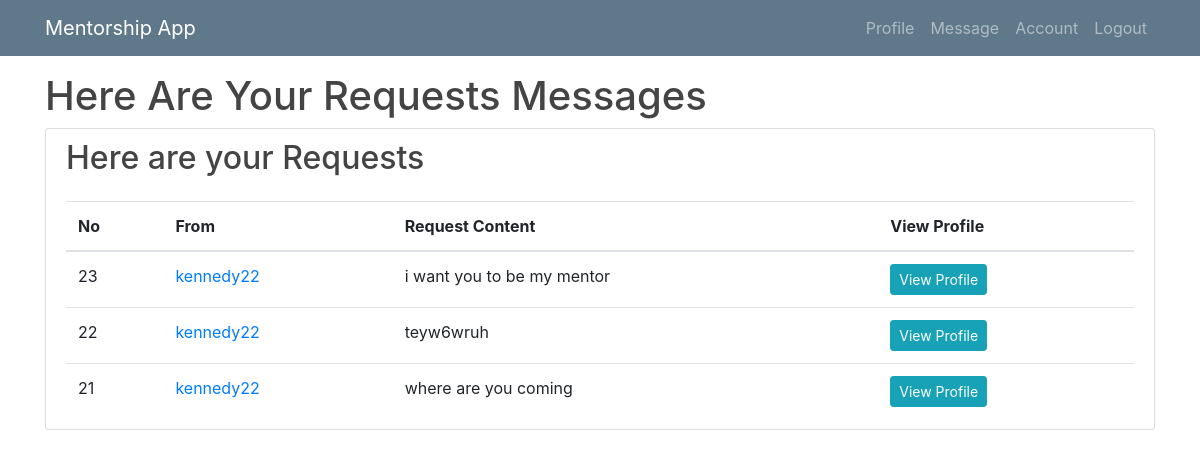
Page /inbox-message1/ (signed in) on the earlier database version.
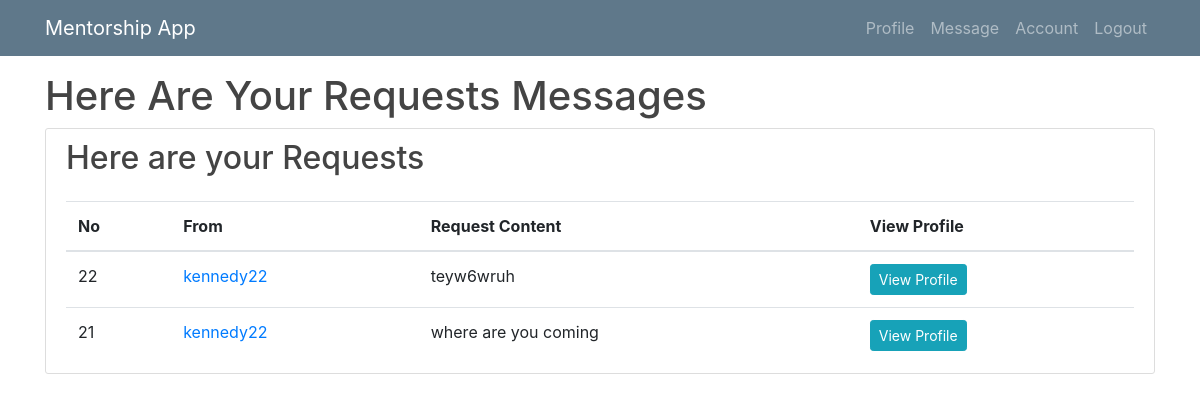
Same page on the later database version.
### mentee/models.py (models this page shows, shortened)
class Msg(models.Model):
    sender = models.ForeignKey(User, related_name="sender", on_delete=models.CASCADE, null=True)
    receipient = models.ForeignKey(User, related_name="receipient", on_delete=models.CASCADE)
    msg_content = models.TextField(max_length=100)
    sent_at = models.DateTimeField(null=True, blank=True)
    comment = models.TextField(blank=True, null=True)
    comment_at = models.DateTimeField(blank=True, null=True)
    is_approved = models.BooleanField(default=False, verbose_name="Approve?")
    date_approved = models.DateTimeField(blank=True, null=True)
    class Meta:
        ordering = ['-sent_at']

class User(AbstractUser):
    is_mentee = models.BooleanField(default=False)
    is_mentor = models.BooleanField(default=False)

### mentee/views/mentor.py (the view)
# urls.py: path('inbox-message1/', mentor.InboxView.as_view(), name='inbox2'),
class InboxView(LoginRequiredMixin, UserPassesTestMixin, ListView):
    def test_func(self):
        return self.request.user.is_mentor
    model = Msg
    context_object_name = 'inbox'
    template_name = 'mentor/inbox1.html'
    def get_queryset(self):
        return self.model.objects.filter(receipient=self.request.user).filter(is_approved=False)

### mentee/templates/mentor/inbox1.html
{% extends 'mentor/base1.html' %}
{% block content %}
<br><br><br>
<h1>Here Are Your Requests Messages</h1>
    <div class="row">
        <div class="col-md-12">
 <div class="content-section">
 <h2>Here are your Requests</h2>
<div class="table-responsive">
<table class="table mb-0">
    <thead>
      <tr>
          <th>No</th>
          <th>From</th>
          <th>Request Content</th>
          <th>View Profile</th>
      </tr>
    </thead>
    <tbody>
    {% if inbox %}
  <ol>
{% for messo in inbox %}
    <tr>
         <td>{{ messo.id }}</td>
        <td><a href="{% url 'detail-inbox1' pk=messo.pk %}">{{ messo.sender }}</a></td>
          <td>{{ messo.msg_content }}</td>
    <td><a class="btn btn-info btn-sm" href="{% url 'profile-detail1' pk=messo.pk %}">View Profile</a></td>
    </tr>
{% endfor %}
       </ol>
{% else %}
<p>There Are no Inbox Messages</p>
{% endif %}
 </tbody>
  </table>
</div>
 </div>
        </div>
</div>
{% endblock %}

Differences in the rows shown:
no longer on this page (row edited): Msg: id "23", sender "kennedy22", msg_content "i want you to be my mentor"
